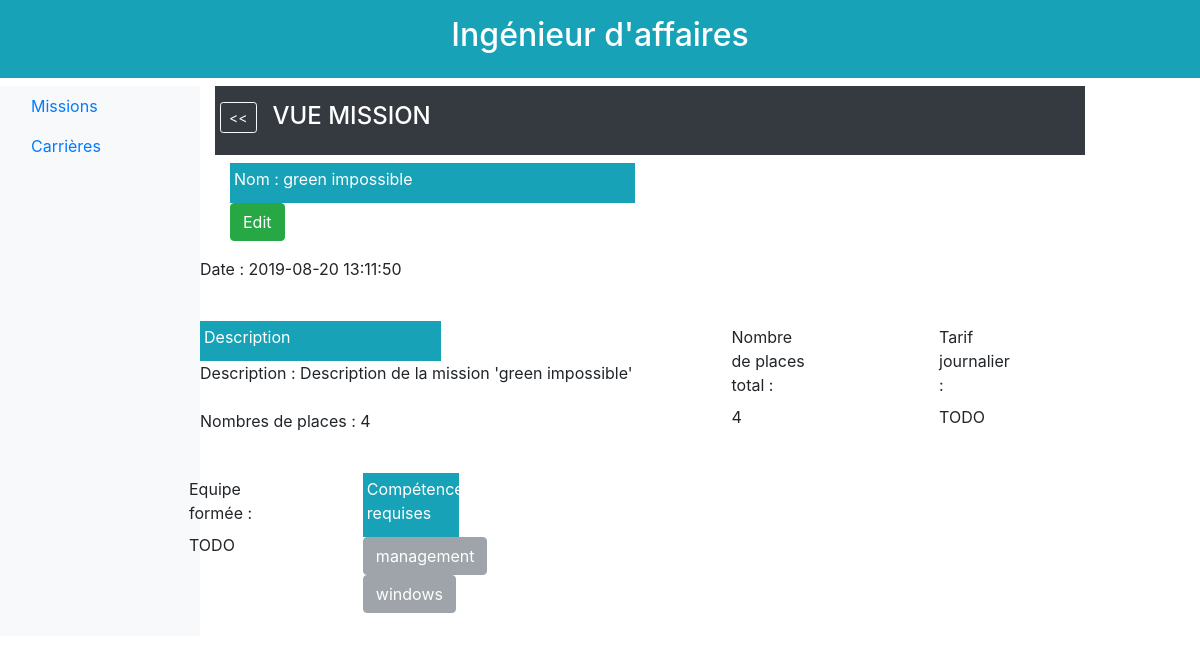
Before: /4/affaire/missions/vue/4/ with the older database file.
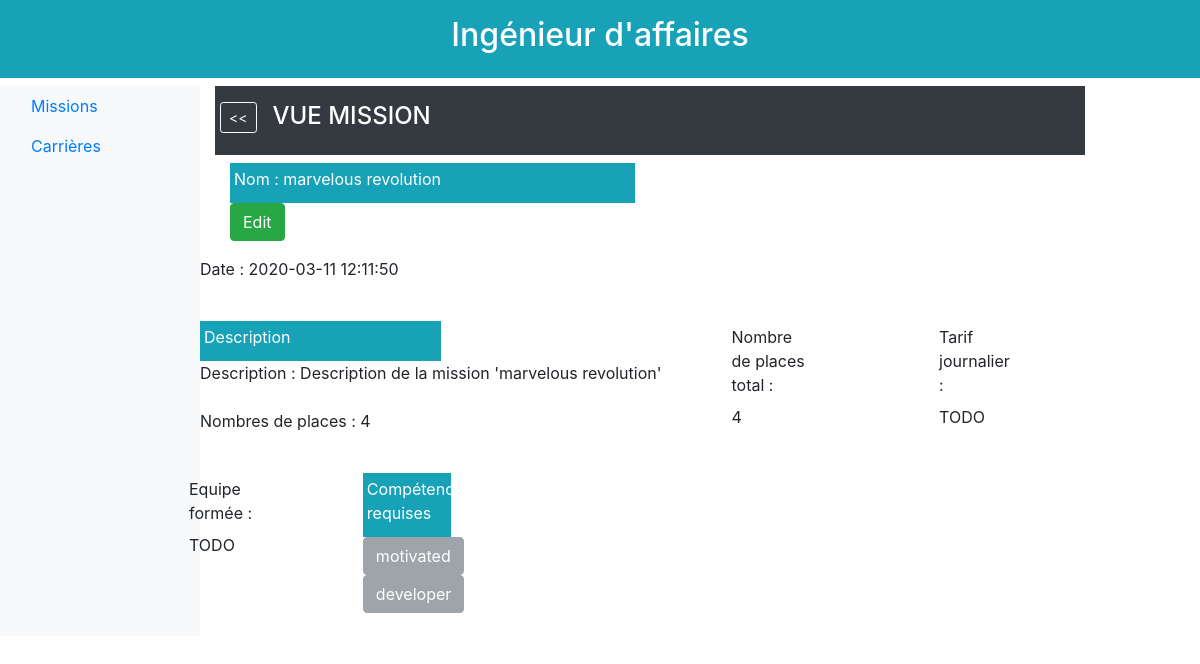
After: the same page with the newer database file.
### database/models.py (models this page shows)
class Mission(db.Model):
    id = db.Column(db.Integer, primary_key=True)
    titre = db.Column(db.String(64), unique=True)
    description = db.Column(db.Text, unique=True)
    effectifs_max = db.Column(db.Integer)
    prix_vente = db.Column(db.Integer)
    statut = db.Column(db.Text)
    date_creation = db.Column(db.DateTime)
    responsable_id = db.Column(db.Integer, db.ForeignKey('ingenieur.id'))
    souhaits = db.relationship('Souhait', backref='mission', lazy='dynamic')
    besoins = db.relationship('Besoin', backref='mission', lazy='dynamic')
    affectations = db.relationship('Affectation', backref='mission', lazy='dynamic')

class Competence(db.Model):
    id = db.Column(db.Integer, primary_key=True)
    nom = db.Column(db.String(64), unique=True)
    certifications = db.relationship('Certification', backref='competence', lazy='dynamic')
    besoins = db.relationship('Besoin', backref='competence', lazy='dynamic')

### app.py (the view)
@app.route('/<id>/affaire/missions/vue/<missionId>/')
def affaire_mission_vue(id, missionId):
    mission = get_mission_by_id(missionId)
    competences = get_competence_of_mission(mission.id)
    return render_template("homepage_affaire_mission_vue.html.jinja2"
                           , id=id
                           , mission=mission
                           , competences=competences
                           )

### database/functions.py (called while the page is built)
def get_mission_by_id(mission_id):
    return Mission.query.filter_by(id=mission_id).first()

def get_competence_of_mission(mission_id):
    mission = get_mission_by_id(mission_id)
    compe_ids = [b.competence_id for b in list(mission.besoins)]
    compes = [Competence.query.filter_by(id=cid).first() for cid in compe_ids]
    return compes

### templates/homepage_affaire_mission_vue.html.jinja2
{% extends "homepage_affaire.html.jinja2" %}
{% block body %}
    <div class="p-3 mb-2 bg-dark text-white size-6 font-weight-bold">
        <div class="row">
            <div class="mr-3 ml-1">
                <button type="button" class="btn btn-outline-light btn-sm"
                        onclick="location.href='/{{ id }}/affaire/missions/aAffecter/';">&lt;&lt;
                </button>
            </div>
            <div class="md-3">
               <h4>VUE MISSION</h4>
            </div>
        </div>
    </div>
    <div class="col-md-12 order-md-1">
        <div class="row">
            <div class="col-md-6 mb-0">
                <div class="p-1 mb-0 bg-info text-white size-6">
                    <label for="Name">Nom : </label>
                <label>{{ mission.titre }}</label>
            </div>
            <div class="mb-3">
                <button type="button" class="btn btn-success"
                        onclick="location.href='/{{ id }}/affaire/missions/vue/{{ mission.id }}/edit/';">Edit
                </button>
            </div>
        </div>
        <div class="row">
            <div class="mb-3">
            <div class="form-group">
                <label for="date">Date :</label>
                <label>{{ mission.date_creation }}</label>
            </div>
        </div>
        <div class="row">
            <div class="mb-3 col-md-7">
                <div class="form-group">
                    <div class="row">
                        <div class="col-md-6 mb-0">
                            <div class="p-1 mb-0 bg-info text-white size-6">
                    <label for="description">Description</label>
                </div>
            </div>
        </div>
                    <label for="description">Description :</label>
                    <label>{{ mission.description }}</label>
            </div>
            <div>
                <div class="form-group">
                    <label for="nbPlace">Nombres de places :</label>
                    <span>{{ mission.effectifs_max }}</span>
                </div>
            </div>
        </div>
         <div class="row">
            <div class="col-md-6 mb-0">
                <div class="p-1 mb-0 size-4">
                    <label for="places">Nombre de places total : </label>
                        <span>4</span>
                </div>
            </div>
        </div>
         <div class="row">
            <div class="col-md-6 mb-0">
                <div class="p-1 mb-0 size-4">
                    <label for="places"> Tarif journalier : </label>
                        <span>TODO</span>
                </div>
            </div>
        </div>
        <div class="row">
            <div class="col-md-6 mb-0">
                <div class="p-1 mb-0 size-4">
                    <label for="places"> Equipe formée : </label>
                        <label>TODO</label>
                </div>
            </div>
        </div>
    <div class="row">
        <div class="col-md-6 mb-0">
            <div class="p-1 mb-0 bg-info text-white size-6">
                <label for="competences">Compétences requises</label>
            </div>
            {% for competence in competences %}
                <button type="button" class="btn btn-secondary" disabled>{{ competence.nom }}</button>
            {% endfor %}
        </div>
    </div>
{% endblock %}

### templates/homepage_affaire.html.jinja2 (shortened to what this page needs)
<!DOCTYPE html>
<html lang="fr">
<head>
    <link rel="stylesheet" href="https://maxcdn.bootstrapcdn.com/bootstrap/4.3.1/css/bootstrap.min.css">
    <link rel="stylesheet" href="../static/css/homepage.css">
</head>
<body>
<div class="p-3 mb-2 bg-info text-white size-6 font-weight-bold text-center">
    <h2>Ing&eacute;nieur d&apos;affaires</h2>
</div>
<div class="container-fluid">
    <div class="row content">
        <nav class="col-md-2 d-none d-md-block bg-light sidebar">
            <div class="sidebar-sticky">
                <ul class="nav flex-column md-2">
                    <li class="nav-item">
                        <a class="nav-link active" href="/{{ id }}/affaire/missions/aAffecter/">
                            Missions
                        </a>
                    </li>
                    <li class="nav-item">
                        <a class="nav-link" href="/{{ id }}/affaire/carrieres/">
                            Carri&egrave;res
                        </a>
                    </li>
                </ul>
            </div>
        </nav>
        <br>
        <div class="col-sm-9">
            {% block body %}{% endblock %}
        </div>
    </div>
</div>
</body>
</html>

### static/css/homepage.css (style rules this page uses)
.row.content { height: 550px }

Changed rows visible on the page:
no longer on this page (row unchanged): Competence: nom "management"
no longer on this page (row unchanged): Competence: nom "windows"
changed Mission: titre "green impossible" → "marvelous revolution"; date_creation "2019-08-20 13:11:50" → "2020-03-11 12:11:50"; description "Description de la mission 'green impossible'" → "Description de la mission 'marvelous revolution'"
now on this page (row unchanged): Competence: nom "motivated"
now on this page (row unchanged): Competence: nom "developer"
